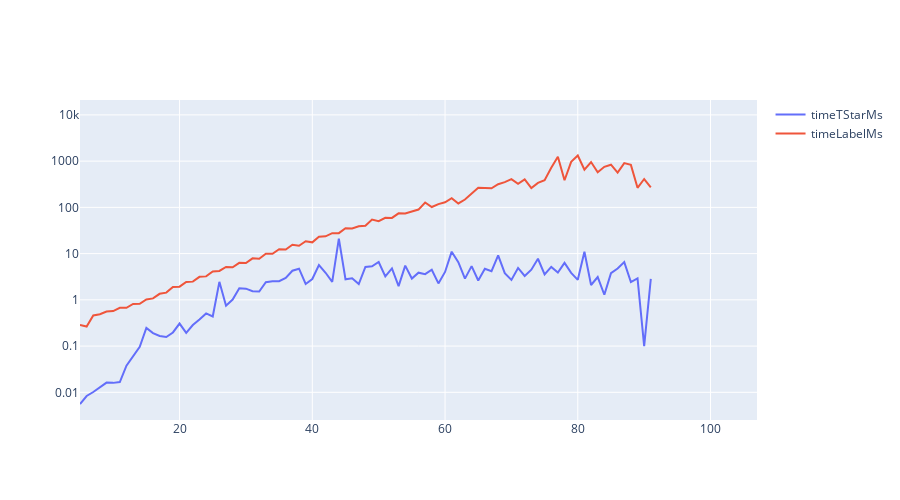
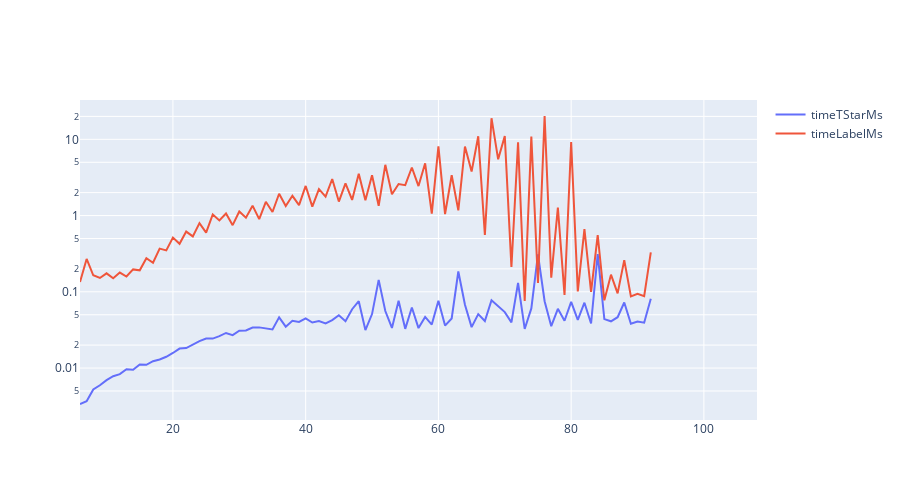

Source (notebook cell) for these figures, in order:
### Code cell
graphColsMean(out)
graphColsMean(out_neg)
